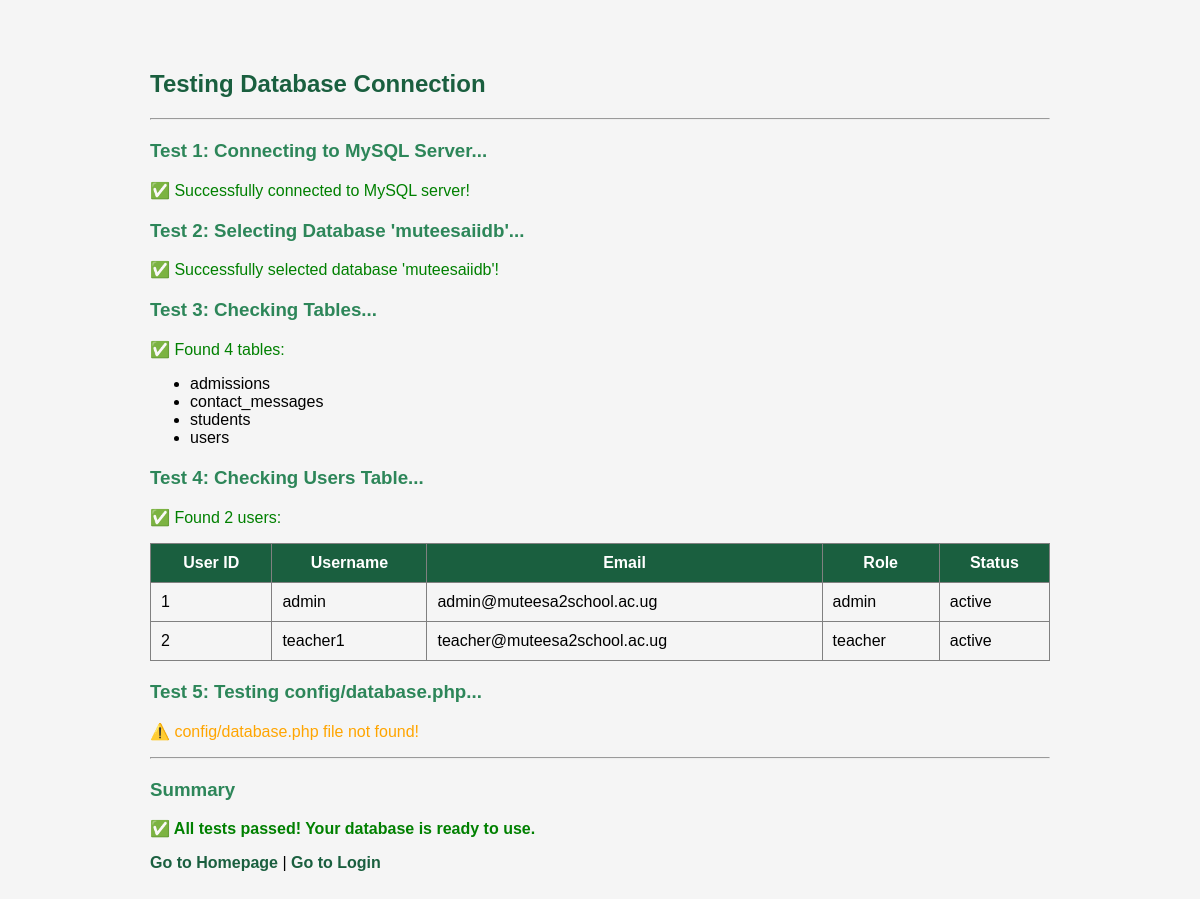
The page /test_connection.php on the database its author committed.
### tables this page shows
CREATE TABLE IF NOT EXISTS users (
    user_id INT AUTO_INCREMENT PRIMARY KEY,
    username VARCHAR(50) UNIQUE NOT NULL,
    email VARCHAR(100) UNIQUE NOT NULL,
    password_hash VARCHAR(255) NOT NULL,
    user_role ENUM('student', 'parent', 'teacher', 'admin') NOT NULL,
    status ENUM('active', 'inactive', 'suspended') DEFAULT 'active',
    created_at TIMESTAMP DEFAULT CURRENT_TIMESTAMP,
    last_login TIMESTAMP NULL,
    profile_picture VARCHAR(255) NULL
);

### test_connection.php (the view, shortened to what this page needs)
<?php
$host = 'localhost';
$username = 'root';
$password = '';
$database = 'muteesaiidb';
echo "<h2>Testing Database Connection</h2>";
echo "<hr>";
echo "<h3>Test 1: Connecting to MySQL Server...</h3>";
$conn = new mysqli($host, $username, $password);
if ($conn->connect_error) {
    die("<p style='color: red;'>❌ Connection failed: " . $conn->connect_error . "</p>");
} else {
    echo "<p style='color: green;'>✅ Successfully connected to MySQL server!</p>";
}
echo "<h3>Test 2: Selecting Database 'muteesaiidb'...</h3>";
if (!$conn->select_db($database)) {
    die("<p style='color: red;'>❌ Database selection failed: " . $conn->error . "</p>");
} else {
    echo "<p style='color: green;'>✅ Successfully selected database 'muteesaiidb'!</p>";
}
echo "<h3>Test 3: Checking Tables...</h3>";
$result = $conn->query("SHOW TABLES");
if ($result) {
    echo "<p style='color: green;'>✅ Found " . $result->num_rows . " tables:</p>";
    echo "<ul>";
    while ($row = $result->fetch_array()) {
        echo "<li>" . $row[0] . "</li>";
    }
    echo "</ul>";
} else {
    echo "<p style='color: red;'>❌ Error checking tables: " . $conn->error . "</p>";
}
echo "<h3>Test 4: Checking Users Table...</h3>";
$result = $conn->query("SELECT user_id, username, email, user_role, status FROM users");
if ($result) {
    echo "<p style='color: green;'>✅ Found " . $result->num_rows . " users:</p>";
    echo "<table border='1' cellpadding='10' style='border-collapse: collapse;'>";
    echo "<tr style='background-color: #1a5f3f; color: white;'>
            <th>User ID</th>
            <th>Username</th>
            <th>Email</th>
            <th>Role</th>
            <th>Status</th>
          </tr>";
    while ($row = $result->fetch_assoc()) {
        echo "<tr>";
        echo "<td>" . $row['user_id'] . "</td>";
        echo "<td>" . $row['username'] . "</td>";
        echo "<td>" . $row['email'] . "</td>";
        echo "<td>" . $row['user_role'] . "</td>";
        echo "<td>" . $row['status'] . "</td>";
        echo "</tr>";
    }
    echo "</table>";
} else {
    echo "<p style='color: red;'>❌ Error querying users: " . $conn->error . "</p>";
}
echo "<h3>Test 5: Testing config/database.php...</h3>";
if (file_exists('config/database.php')) {
    require_once 'config/database.php';
    $test_conn = getDBConnection();
    if ($test_conn) {
        echo "<p style='color: green;'>✅ config/database.php is working correctly!</p>";
        closeDBConnection($test_conn);
    } else {
        echo "<p style='color: red;'>❌ config/database.php connection failed!</p>";
    }
} else {
    echo "<p style='color: orange;'>⚠️ config/database.php file not found!</p>";
}
echo "<hr>";
echo "<h3>Summary</h3>";
echo "<p style='color: green; font-weight: bold;'>✅ All tests passed! Your database is ready to use.</p>";
echo "<p><a href='index.html'>Go to Homepage</a> | <a href='login.html'>Go to Login</a></p>";
?>

### test_connection.php (style rules this page uses)
h2 { color: #1a5f3f; }
h3 { color: #2d8659; margin-top: 20px; }
table { margin: 10px 0; width: 100%; }
a { color: #1a5f3f; text-decoration: none; font-weight: bold; }

### rows shown on the page
users: user_id "1", username "admin", email "admin@muteesa2school.ac.ug", user_role "admin", status "active"
users: user_id "2", username "teacher1", email "teacher@muteesa2school.ac.ug", user_role "teacher", status "active"

### other values the page prints
$result->num_rows "4"
$row[0] "admissions"
$row[0] "contact_messages"
$row[0] "students"
$row[0] "users"
$result->num_rows "2"
